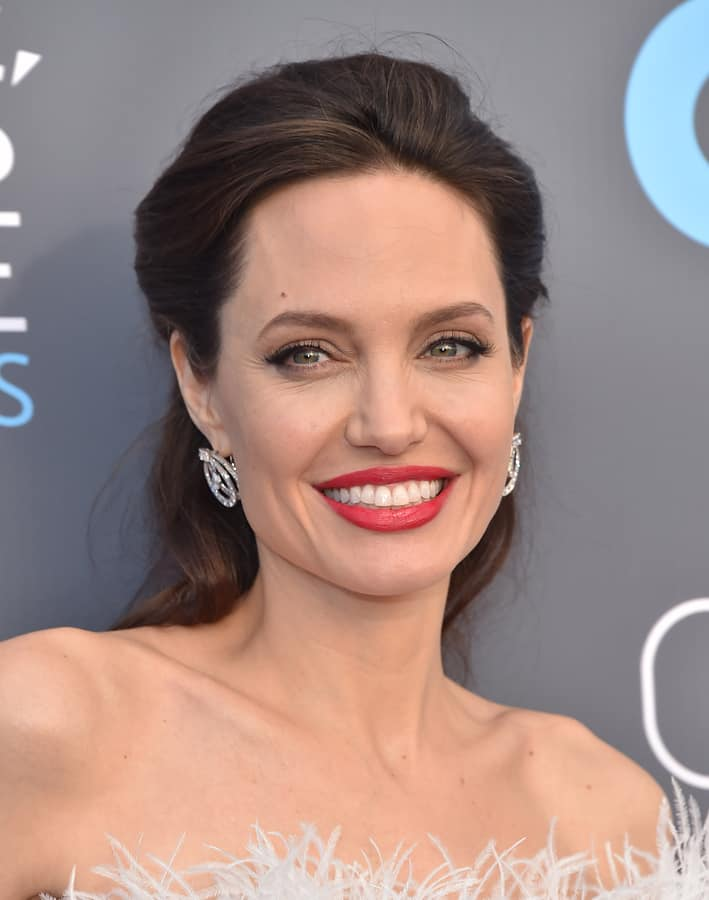
#> input picture Angelina-Jolie.jpg, 709 x 900 px
$ python opencv_face_detection.py
#> lines starting #> are read from the running program, lines starting #| are printed output that depends on the picture; after the words box and inside, x2 and y2 are one past the last pixel; in counts of white or black regions, pixels touching at a corner belong together
# -*- coding: utf-8 -*-
"""OpenCV-Face Detection.ipynb

Automatically generated by Colaboratory.

Original file is located at
    https://colab.research.google.com/drive/1Dd5K8ztsjezEuGx4Bj7tO8_673YXPm_K
"""

import cv2
from google.colab import files
file=files.upload()
#> the answer given: Angelina-Jolie.jpg

import cv2
from google.colab import files
file=files.upload()
#> the answer given: Angelina-Jolie.jpg

import numpy as np
import cv2
import matplotlib.pyplot as plt

face_cascade = cv2.CascadeClassifier('haarcascade_frontalface_default.xml')
img = cv2.imread('Angelina-Jolie.jpg')
#> img is the input picture: shape (900, 709, 3); mean B, G, R 129.9, 135.8, 159.8
gray = cv2.cvtColor(img, cv2.COLOR_BGR2GRAY)
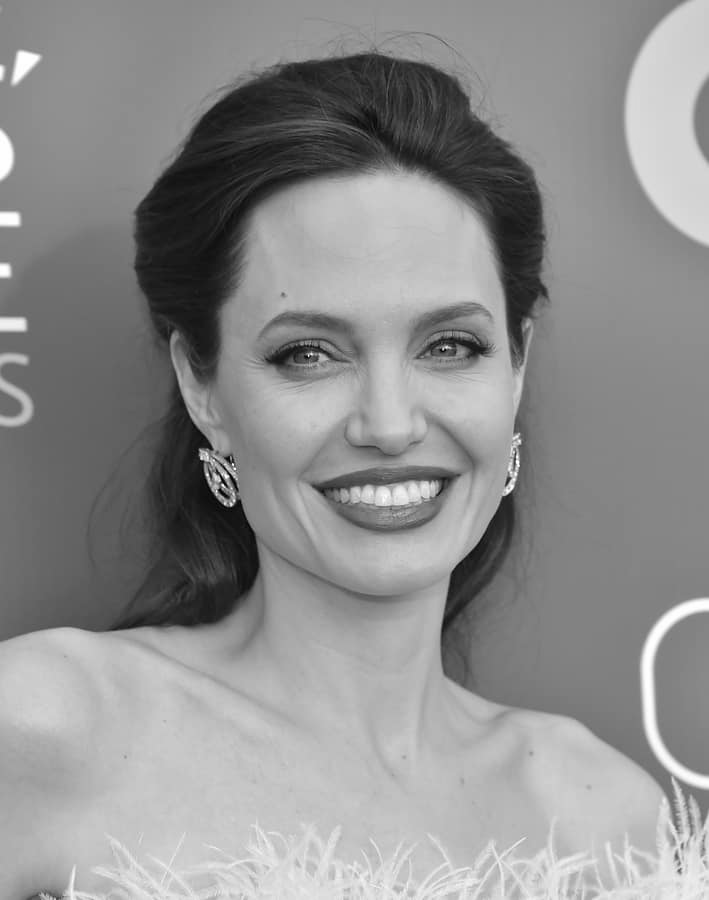
#> gray: shape (900, 709); min 0, max 255, mean 142.3
faces = face_cascade.detectMultiScale(gray, 1.3, 5)
#> faces = [[180, 193, 396, 396]]
print(faces)
#| [[180 193 396 396]]

for (x,y,w,h) in faces:
  cv2.rectangle(img,(x,y),(x+w,y+h),(0,255,0),2)
  roigray = gray[y:y+h, x:x+w]
  roicolor = img[y:y+h, x:x+w]
#> this loop made 1 pass
#> pass 1, `roigray = gray[y:y+h, x:x+w]`:
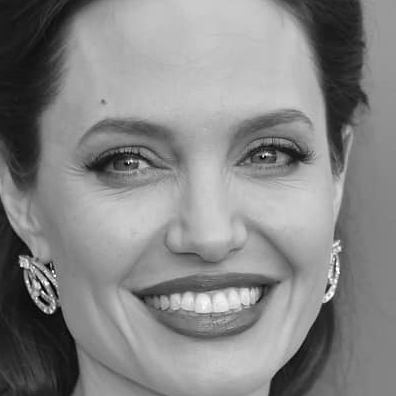
#> roigray: shape (396, 396); min 0, max 254, mean 133.6
#> pass 1, `roicolor = img[y:y+h, x:x+w]`:
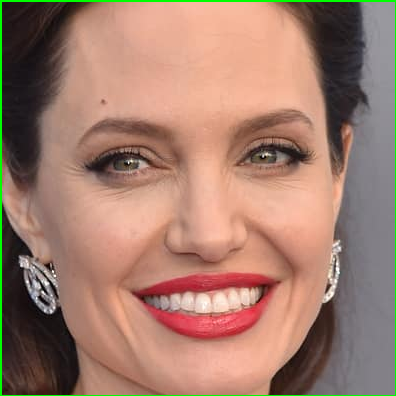
#> roicolor: shape (396, 396, 3); mean B, G, R 108.9, 125.3, 161.8
#> after the loop:
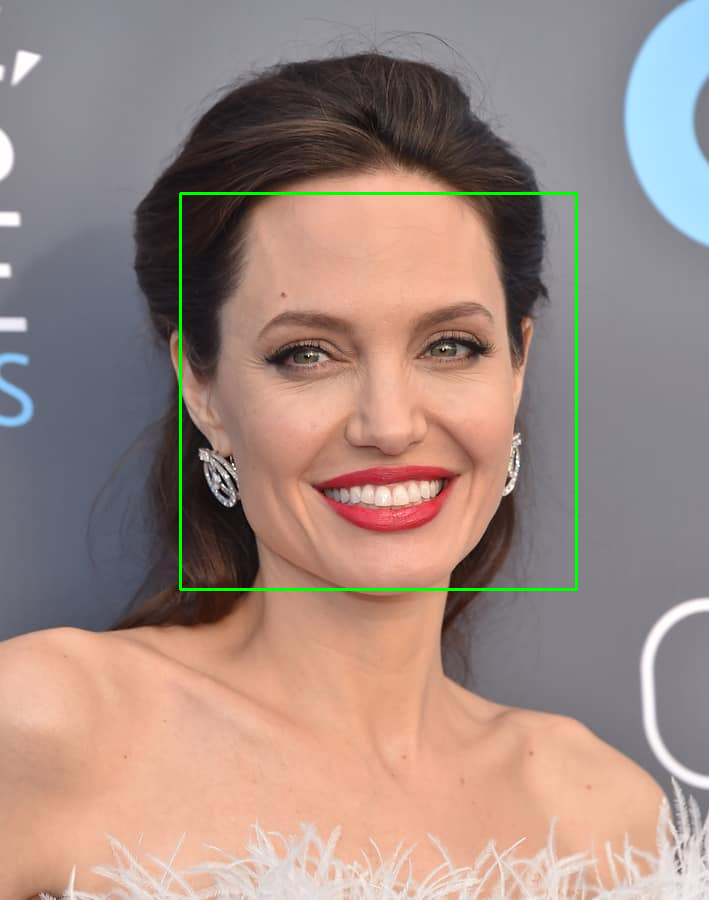
#> img: shape (900, 709, 3); 0.74% of pixels changed, all inside (x1, y1, x2, y2) = (179, 192, 578, 591)
plt.grid(None)
plt.xticks([])
plt.yticks([])
imgplot = plt.imshow(img)
